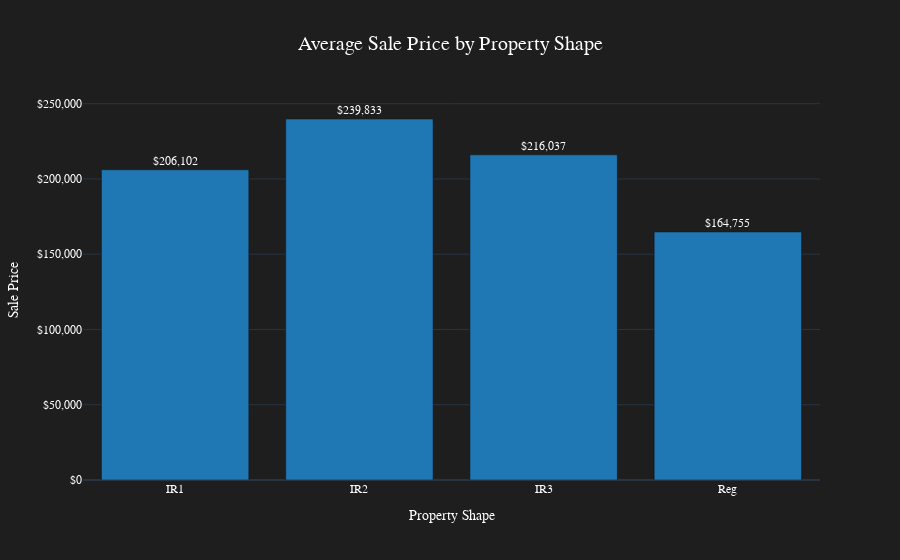
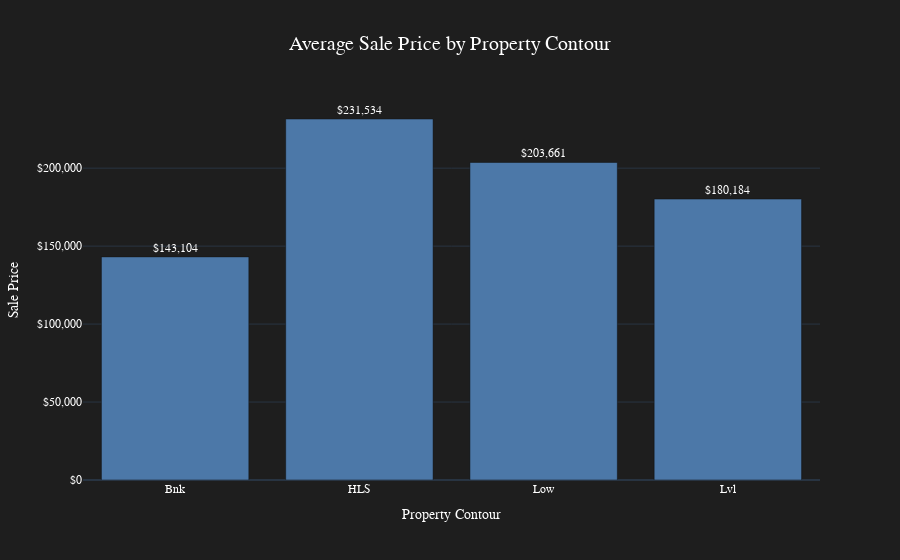

Notebook code for these charts, in order:
### Code cell
# 4. Average sale price by property shape
colors = px.colors.qualitative.Plotly

shape_prices = df.groupby('LotShape')['SalePrice'].mean()
contour_prices = df.groupby('LandContour')['SalePrice'].mean()

# Shape Prices
fig7 = px.bar(
    x=shape_prices.index, 
    y=shape_prices.values, 
    title='Average Sale Price by Property Shape',
    template='plotly_dark', 
    text=shape_prices.values,
    color_discrete_sequence=px.colors.qualitative.D3  # Stylish color sequence
)

fig7.update_traces(texttemplate='$%{text:,.0f}', textposition='outside')
fig7.update_yaxes(title='Sale Price', tickprefix='$', tickformat=',', color='white')
fig7.update_xaxes(title='Property Shape', color='white')
fig7.update_layout(
    showlegend=False,
    title_font_size=20,
    title_x=0.5,
    plot_bgcolor='rgb(30,30,30)', 
    paper_bgcolor='rgb(30,30,30)',
    font=dict(family="Arial, sans-serif", size=12, color="white")
)

# Contour Prices
fig8 = px.bar(
    x=contour_prices.index, 
    y=contour_prices.values, 
    title='Average Sale Price by Property Contour',
    template='plotly_dark', 
    text=contour_prices.values,
    color_discrete_sequence=px.colors.qualitative.T10  # Another stylish color sequence
)

fig8.update_traces(texttemplate='$%{text:,.0f}', textposition='outside')
fig8.update_yaxes(title='Sale Price', tickprefix='$', tickformat=',', color='white')
fig8.update_xaxes(title='Property Contour', color='white')
fig8.update_layout(
    showlegend=False,
    title_font_size=20,
    title_x=0.5,
    plot_bgcolor='rgb(30,30,30)', 
    paper_bgcolor='rgb(30,30,30)',
    font=dict(family="Arial, sans-serif", size=12, color="white")
)

fig7.show()
fig8.show()

### Figure 1 — Plotly figure (JSON) as saved in the notebook; plotly's stock layout.template omitted (floating-point values rounded to 4 significant figures)
{"data": [{"alignmentgroup": "True", "hovertemplate": "x=%{x}<br>y=%{y}<br>text=%{text}<extra></extra>", "legendgroup": "", "marker": {"color": "#1F77B4", "pattern": {"shape": ""}}, "name": "", "offsetgroup": "", "orientation": "v", "showlegend": false, "text": [206100.0, 239800.0, 216000.0, 164800.0], "textposition": "outside", "texttemplate": "$%{text:,.0f}", "type": "bar", "x": ["IR1", "IR2", "IR3", "Reg"], "xaxis": "x", "y": [206100.0, 239800.0, 216000.0, 164800.0], "yaxis": "y"}], "layout": {"barmode": "relative", "font": {"color": "white", "family": "Arial, sans-serif", "size": 12}, "legend": {"tracegroupgap": 0}, "paper_bgcolor": "rgb(30,30,30)", "plot_bgcolor": "rgb(30,30,30)", "showlegend": false, "title": {"font": {"size": 20}, "text": "Average Sale Price by Property Shape", "x": 0.5}, "xaxis": {"anchor": "y", "color": "white", "domain": [0, 1], "title": {"text": "Property Shape"}}, "yaxis": {"anchor": "x", "color": "white", "domain": [0, 1], "tickformat": ",", "tickprefix": "$", "title": {"text": "Sale Price"}}}}

### Figure 2 — Plotly figure (JSON) as saved in the notebook; plotly's stock layout.template omitted (floating-point values rounded to 4 significant figures)
{"data": [{"alignmentgroup": "True", "hovertemplate": "x=%{x}<br>y=%{y}<br>text=%{text}<extra></extra>", "legendgroup": "", "marker": {"color": "#4C78A8", "pattern": {"shape": ""}}, "name": "", "offsetgroup": "", "orientation": "v", "showlegend": false, "text": [143100.0, 231500.0, 203700.0, 180200.0], "textposition": "outside", "texttemplate": "$%{text:,.0f}", "type": "bar", "x": ["Bnk", "HLS", "Low", "Lvl"], "xaxis": "x", "y": [143100.0, 231500.0, 203700.0, 180200.0], "yaxis": "y"}], "layout": {"barmode": "relative", "font": {"color": "white", "family": "Arial, sans-serif", "size": 12}, "legend": {"tracegroupgap": 0}, "paper_bgcolor": "rgb(30,30,30)", "plot_bgcolor": "rgb(30,30,30)", "showlegend": false, "title": {"font": {"size": 20}, "text": "Average Sale Price by Property Contour", "x": 0.5}, "xaxis": {"anchor": "y", "color": "white", "domain": [0, 1], "title": {"text": "Property Contour"}}, "yaxis": {"anchor": "x", "color": "white", "domain": [0, 1], "tickformat": ",", "tickprefix": "$", "title": {"text": "Sale Price"}}}}
